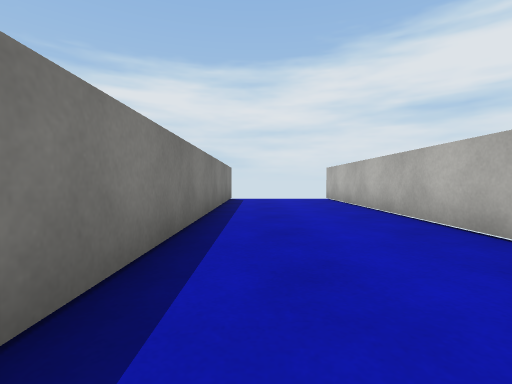
[1] (above)

19 first-person views from a walk through a scene from a Unity 3-D project. The camera is 0.55 m above the floor, tilts 2° down and sees 85° across. The floor is counted in squares, 1 m on a side. Each view is taken from the middle of a square. On the plan, view 1 faces up. The plan holds only what a view shows up to about 9 squares ahead; the rest is blank. The place goes on beyond the plan. Surface patterns are stand-ins for the level's own textures.

[2]
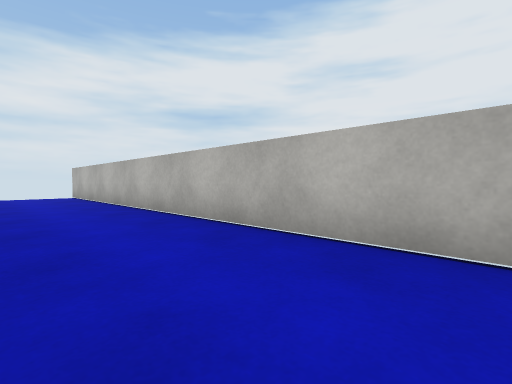

[3]
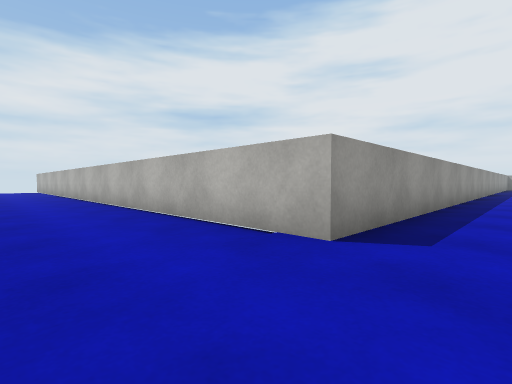

[4]
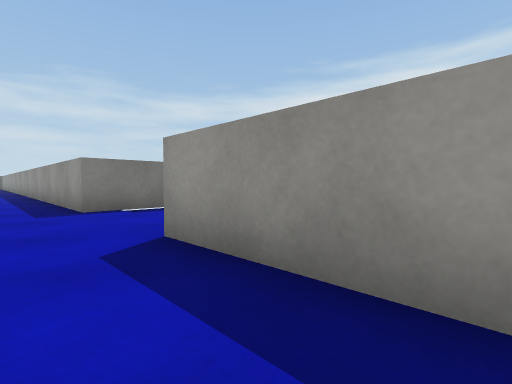

[5]
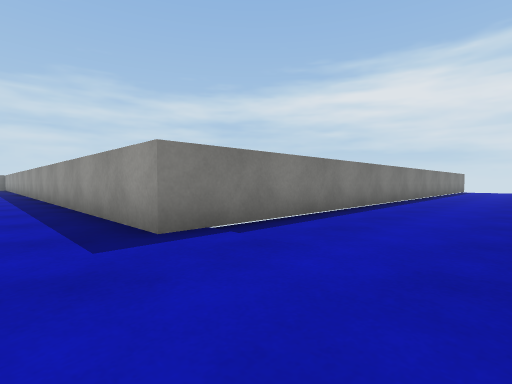

[6]
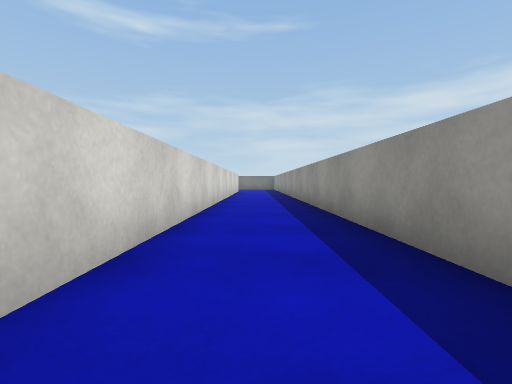

[7]
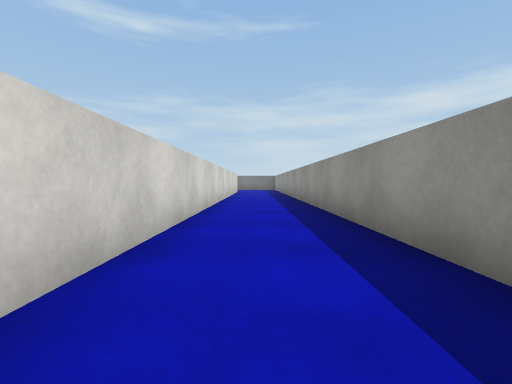

[8]
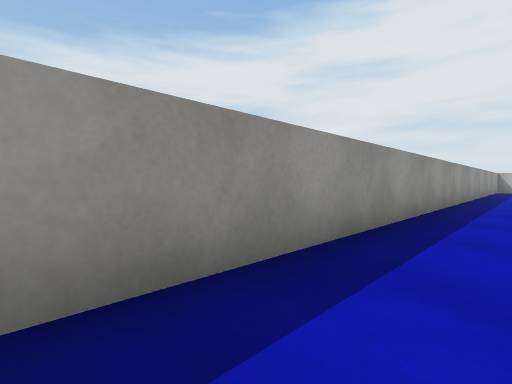

[9]
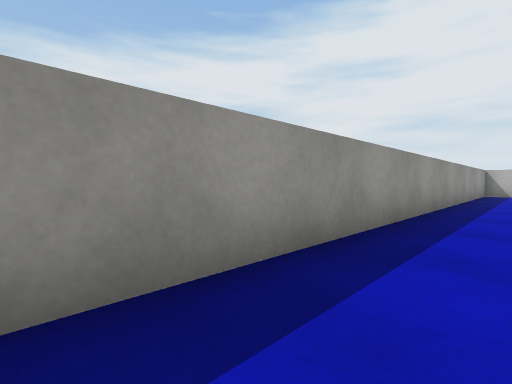

[10]
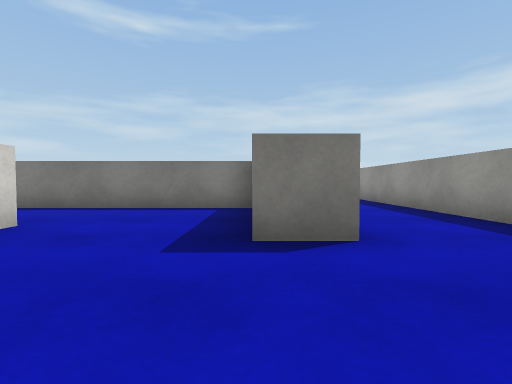

[11]
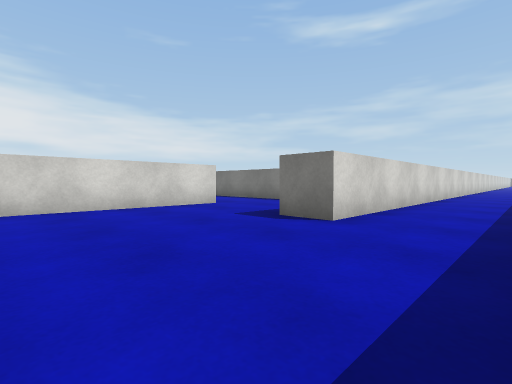

[12]
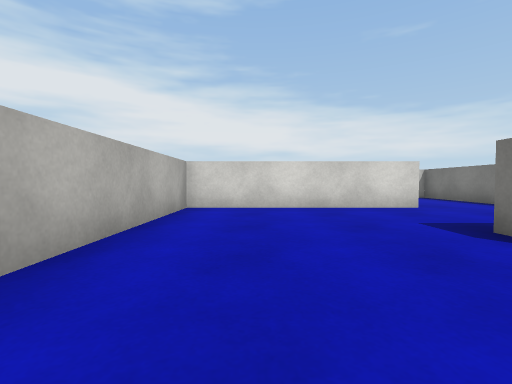

[13]
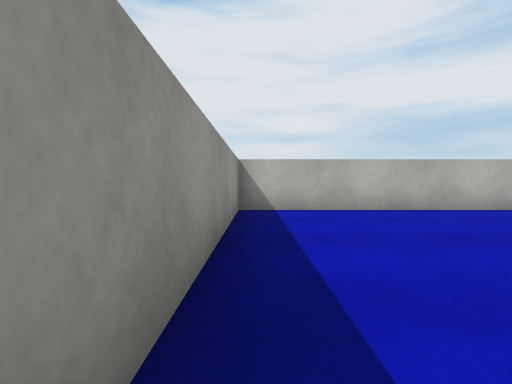

[14]
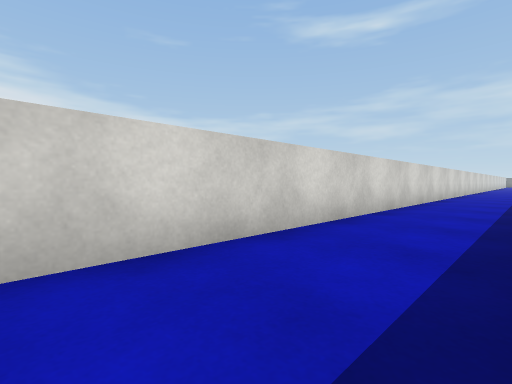

[15]
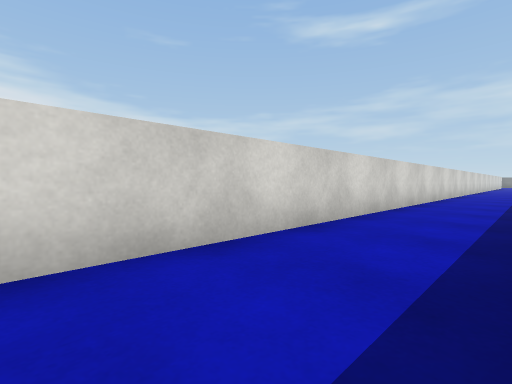

[16]
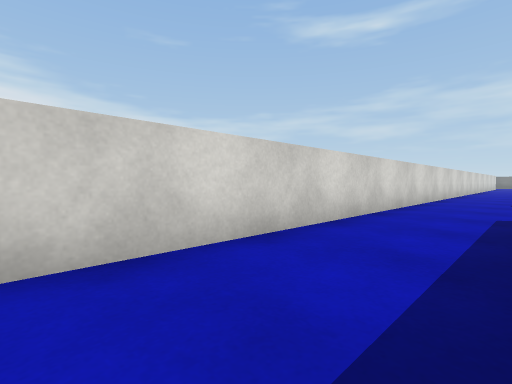

[17]
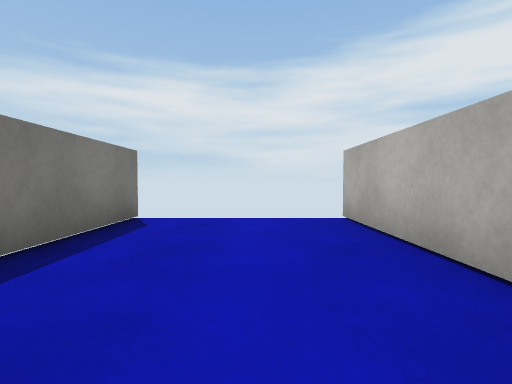

[18]
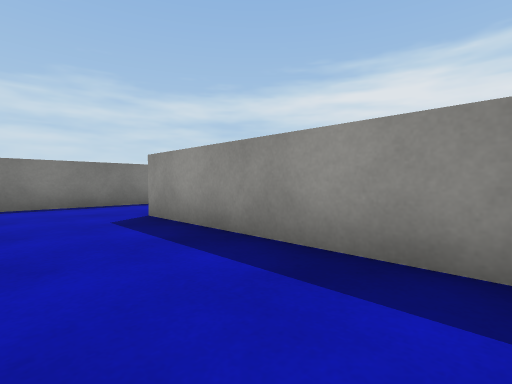

[19]
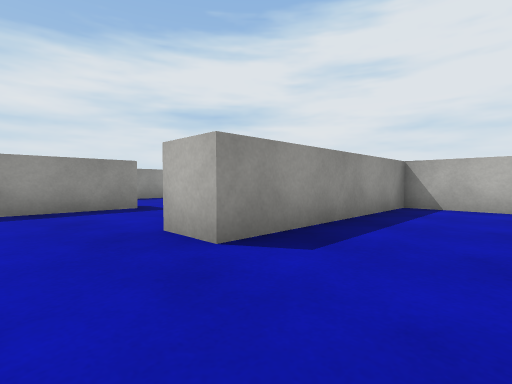

### Floor plan
Points are (right, up) in squares from view 1. A wall is a line through its corners. A room is listed if a view was taken in it or the views show most of it. See-through windows are left out.
Room 1 (views 1, 2, 3, 4, 5, 6, 7, 8, 9, 10, 11, 12, 13, 14, 15, 16, 17)
walls: (21.5, -15) (25.5, -15) (25.5, -8.7) (2.3, -8.7) (2.3, 9.4); (-11.4, -11) (21.4, -11) (21.4, -12); (-0.8, 9.4) (-0.8, -8.7) (-11.5, -8.7)
ways out: opening at (21, -13.5) to room 3; gap at (-1, 9); gap at (3, 9)
Room 2 (views 18, 19)
walls: (18, -14.5) (18, -18); (25.5, -17.8) (25.5, -16) (20.5, -16) (20.5, -15)
ways out: opening at (19.5, -15.5) to room 3
Room 3 (no view inside)
walls: (21.4, -12) (19.2, -12); (20.5, -15) (21.5, -15); (18, -12) (18, -14.5)
ways out: opening at (21, -13.5) to room 1; opening at (19.5, -15.5) to room 2

Where each view was taken, in squares from view 1:
view 1: 0 up, 0 right, facing up
view 2: 2 down, 0 right, facing up-right
view 3: 10 down, 0 right, facing up-right
view 4: 10 down, 5 right, facing up-left
view 5: 10 down, 2 right, facing up-left
view 6: 10 down, 2 left, facing left
view 7: 10 down, 3 left, facing left
view 8: 10 down, 7 right, facing up-right
view 9: 10 down, 12 right, facing up-right
view 10: 12 down, 24 right, facing left
view 11: 9 down, 25 right, facing down-left
view 12: 9 down, 24 right, facing down
view 13: 9 down, 20 right, facing right
view 14: 9 down, 18 right, facing down-left
view 15: 9 down, 13 right, facing down-left
view 16: 9 down, 8 right, facing down-left
view 17: 5 up, 1 right, facing up
view 18: 18 down, 25 right, facing up-left
view 19: 18 down, 19 right, facing up-right
